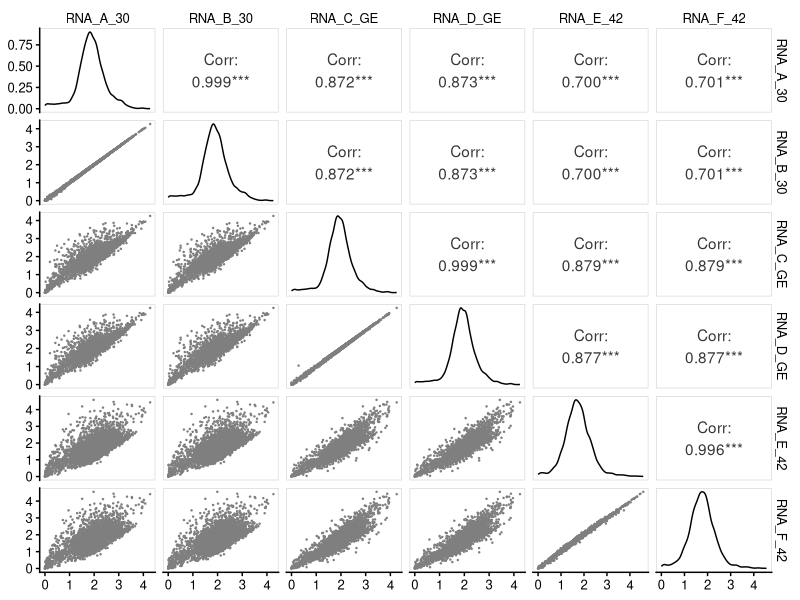
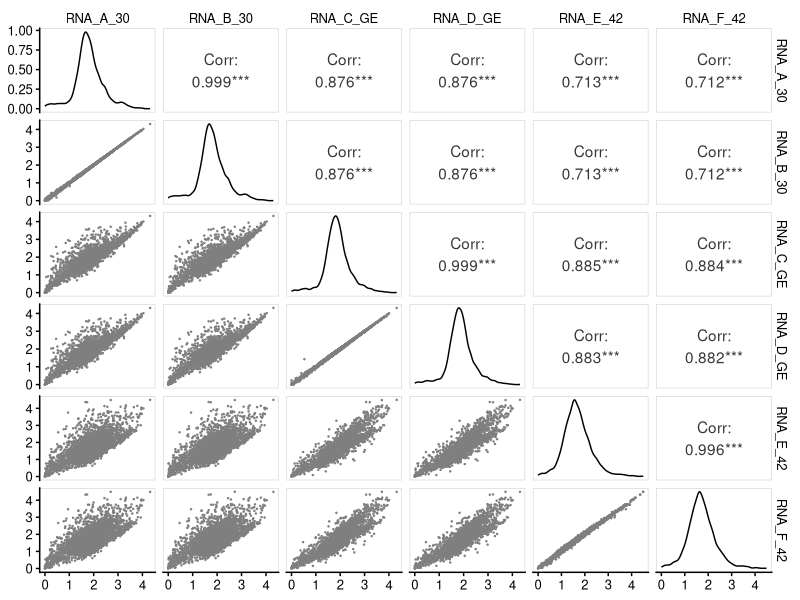
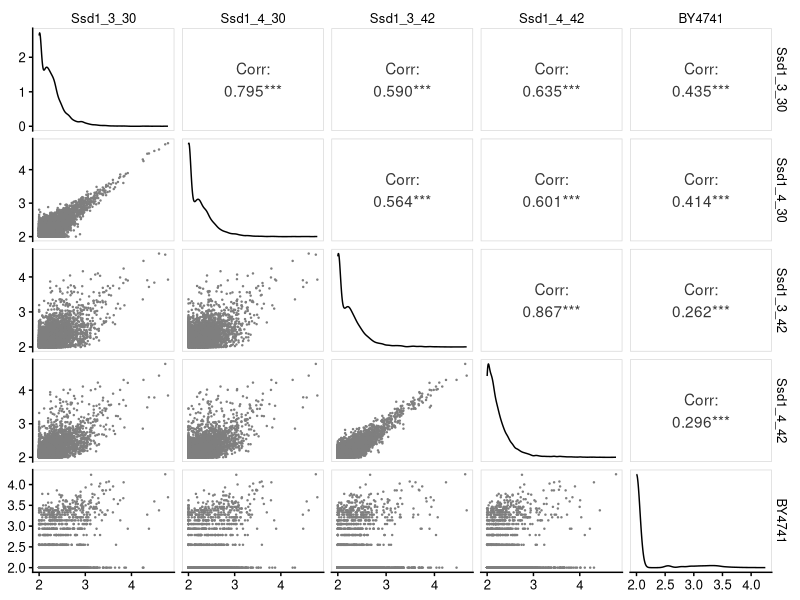
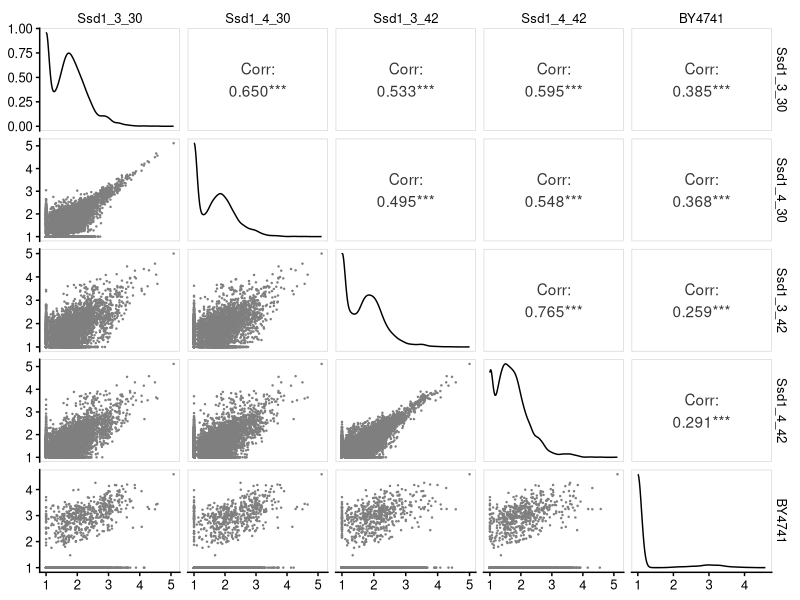
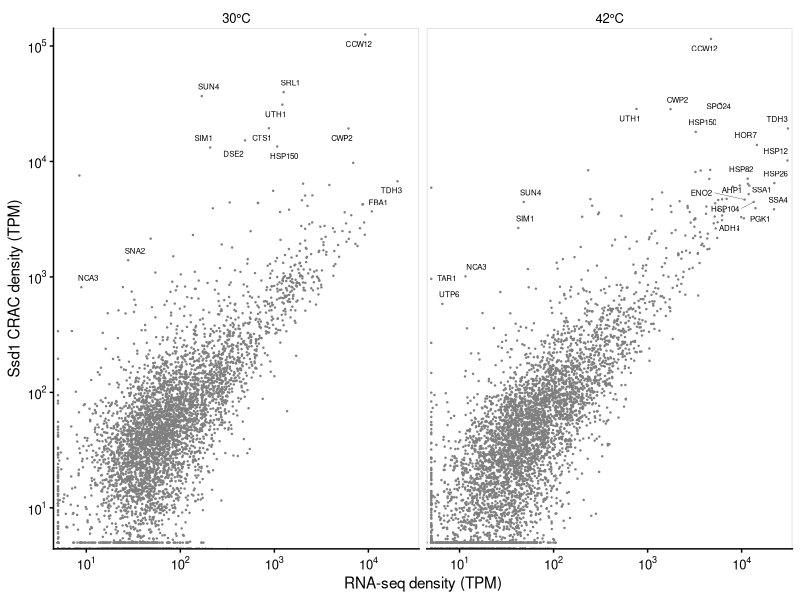

The R source for these figures, in order: (Note: this script raises an error after producing the figures.)
## ---- chunk 1
knitr::opts_chunk$set(echo = TRUE, cache=TRUE, warning=FALSE, message=FALSE,
                      cache.path = "cache/normalise_Ssd1_CRAC_counts-",
                      fig.path = "figure/normalise_Ssd1_CRAC_counts-")

library(tidyverse)
library(GGally)
library(cowplot)
theme_set(theme_cowplot(font_size=11) %+replace% 
            theme(strip.background=element_blank(),
                  panel.border = element_rect(color = "grey85", fill = NA)))

# setwd("/homes/ewallac2/Repos/Ssd1_CRACanalysis_2020/rmarkdown")

calc_cpm <- function(x) x / sum(x) * 1e6

calc_tpm <- function(ct,eff_length) {
  # calculate transcripts per million from count and effective length
  dens <- ct / eff_length
  dens_total <- sum(dens, na.rm=TRUE) 
  return( dens / dens_total * 1e6 )
}

log10plusepsilon <- function(x,epsilon=1) log10( x + epsilon )

gene_from_attr <- function(attr_string,
                           before="ID=",gene_str="[\\w-]+",after="_") {
    # pull a gene name from an attribute string
    match_str = paste0(before,gene_str,after)
    attr_string %>%
        str_extract(match_str) %>%
        str_remove(before) %>%
        str_remove(after)
}

scientific_10 <- function(x) {
    xout <- gsub("1e", "10^{", format(x),fixed=TRUE)
    xout <- gsub("{-0", "{-", xout,fixed=TRUE)
    xout <- gsub("{+", "{", xout,fixed=TRUE)
    xout <- gsub("{0", "{", xout,fixed=TRUE)
    xout <- paste(xout,"}",sep="")
    return(parse(text=xout))
}

scale_x_log10_sci <- function(name=waiver(),omag=seq(-10,20),...) {
    breaks10 <- 10^omag
    scale_x_log10(name,breaks=breaks10,labels=scientific_10(breaks10),...)
}

scale_y_log10_sci <- function(name=waiver(),omag=seq(-10,20),...) {
    breaks10 <- 10^omag
    scale_y_log10(name,breaks=breaks10,labels=scientific_10(breaks10),...)
}

scale_loglog <- function(...) {
    list(scale_x_log10_sci(...),scale_y_log10_sci(...))
}
## ---- chunk 2
counts_RNA_stranded <- read_tsv("../RNAseq/allsample_transcriptcounts.txt",
                                comment = "#")  %>%
  mutate(Gene=gene_from_attr(attributes))

tpms_RNA_stranded <-  counts_RNA_stranded %>% 
  select(Gene, RNA_A_30,RNA_B_30,RNA_C_GE,RNA_D_GE,RNA_E_42,RNA_F_42) %>%
  mutate_if(is.numeric,
            calc_tpm,
            eff_length = counts_RNA_stranded$end - counts_RNA_stranded$start)

# counts_RNA_stranded_select_melt <- 
#   counts_RNA_stranded %>% 
#   select(Type,
#          RNA_A_30,RNA_B_30, 
#          RNA_C_GE,RNA_D_GE, 
#          BY4741) %>%
#   gather(-Type,key=Sample,value=Count) %>%
#   mutate(Sample=factor(Sample,
#                           levels=c("Ssd1_3_30","Ssd1_4_30",
#                                    "Ssd1_3_42","Ssd1_4_42",
#                                 "BY4741"),
#                        labels=c("30C\nrepA","30C\nrepB",
#                                    "42C\nrepA","42C\nrepB",
#                                 "-ctrl")))
## ---- chunk 3
counts_RNA_stranded %>%
  select(RNA_A_30,RNA_B_30,RNA_C_GE,RNA_D_GE,RNA_E_42,RNA_F_42) %>%
  mutate_all(calc_cpm) %>%
  mutate_all(log10plusepsilon) %>%
  ggpairs( lower = list(continuous = wrap("points", size=0.2,colour="grey50") ) )
## ---- chunk 4
tpms_RNA_stranded %>%
  select(RNA_A_30,RNA_B_30,RNA_C_GE,RNA_D_GE,RNA_E_42,RNA_F_42) %>%
  mutate_all(log10plusepsilon,epsilon=1) %>%
  ggpairs( lower = list(continuous = wrap("points", size=0.2,colour="grey50") ) )
## ---- chunk 5
counts_Ssd1_stranded <- read_tsv("../Ssd1_CRAC_demult_dedup_20190114_all/multicov_analyses/allsample_transcriptcounts.txt",
                                 comment = "#") %>% 
  mutate(Gene=gene_from_attr(attributes))%>%
  select(Gene,seqname,feature,start,end,attributes,
         Ssd1_3_30 = `20190114_Ssd1_CRAC_trimmed_NNNGTGAGC_SSD1_3_30.bam`,
         Ssd1_4_30 = `20190114_Ssd1_CRAC_trimmed_NNNTGGAGC_SSD1_4_30.bam`,
         Ssd1_3_42 = `20190114_Ssd1_CRAC_trimmed_NNNAGAGC_SSD1_3_42.bam`,
         Ssd1_4_42 = `20190114_Ssd1_CRAC_trimmed_NNNCTAGC_SSD1_4_42.bam`, 
         BY4741 = `20190114_Ssd1_CRAC_trimmed_NNNGACTTAGC_BY4741.bam`) 

# rename: ("Ssd1_3_30","Ssd1_4_30","Ssd1_3_42","Ssd1_4_42", "BY4741"))

tpms_Ssd1_stranded <-  counts_Ssd1_stranded %>% 
  select(Gene, Ssd1_3_30,Ssd1_4_30,Ssd1_3_42,Ssd1_4_42,BY4741) %>%
  mutate_if(is.numeric,
            calc_tpm,
            eff_length = counts_Ssd1_stranded$end - counts_Ssd1_stranded$start)

## ---- chunk 6
counts_Ssd1_stranded
## ---- chunk 7
counts_Ssd1_stranded %>%
  select(Ssd1_3_30,Ssd1_4_30,Ssd1_3_42,Ssd1_4_42,BY4741) %>%
  mutate_all(calc_cpm) %>%
  mutate_all(log10plusepsilon,epsilon=100) %>%
  ggpairs( lower = list(continuous = wrap("points", size=0.2,colour="grey50") ) )
## ---- chunk 8
tpms_Ssd1_stranded %>%
  select(Ssd1_3_30,Ssd1_4_30,Ssd1_3_42,Ssd1_4_42,BY4741) %>%
  mutate_all(log10plusepsilon,epsilon=10) %>%
  ggpairs( lower = list(continuous = wrap("points", size=0.2,colour="grey50") ) )
## ---- chunk 9
tpms_RNA_melt <- 
  tpms_RNA_stranded %>%
  gather(key="Sample",value="TPM",-Gene) 

tpms_RNA_melt %>% group_by(Sample) %>% summarize(TPM=sum(TPM))

tpms_Ssd1_melt <- 
  tpms_Ssd1_stranded %>%
  gather(key="Sample",value="TPM",-Gene)

tpms_Ssd1_melt  %>% group_by(Sample) %>% summarize(TPM=sum(TPM))
## ---- chunk 10
scer_mrna_prot <- read_tsv("../input_annotation/scer-mrna-protein-absolute-estimate.txt",
                           comment="#") %>%
  rename(Gene=orf,Name=gene)

tpm_RNA_bycondition <- 
  tpms_RNA_melt %>%
  separate(Sample,c("SType","Rep","Condition")) %>%
  group_by(Gene,Condition) %>%
  summarize(TPM.mean = mean(TPM,na.rm=TRUE))

tpm_Ssd1_bycondition <- 
  tpms_Ssd1_melt %>%
  separate(Sample,c("SType","Rep","Condition")) %>%
  group_by(Gene,Condition) %>%
  summarize(TPM.mean = mean(TPM,na.rm=TRUE))

tpm_join_bycondition <-
  full_join( tpm_RNA_bycondition %>% filter(Condition %in% c("30","42")),
              tpm_Ssd1_bycondition %>% filter(Condition %in% c("30","42")),
              by=c("Gene","Condition"),
              suffix=c(".RNA",".Ssd1")) %>%
  mutate(ratio.Ssd1.RNA = TPM.mean.Ssd1/TPM.mean.RNA) %>%
  left_join(scer_mrna_prot %>% select(Gene,Name)) %>%
  mutate(Condition = factor(Condition,
                            levels = c("30","42"),
                            labels = c("30°C","42°C"))
  ) %>%
  select(Gene,Name,Condition,
         TPM.RNA=TPM.mean.RNA,TPM.Ssd1=TPM.mean.Ssd1,
         ratio.Ssd1.RNA)
## ---- chunk 11
tpm_join_bycondition
## ---- chunk 12
ggplot(data=tpm_join_bycondition,aes(x=TPM.RNA,y=TPM.Ssd1)) +
  geom_point(size=0.2,colour="grey50") +
  ggrepel::geom_text_repel(
    data=
      tpm_join_bycondition %>%
      filter(TPM.RNA > 10000 | TPM.Ssd1 > 10000 | 
               (ratio.Ssd1.RNA > 50 & TPM.Ssd1 > 500) ),
    aes(label=Name),size=2,
    label.padding=0.02,segment.size=0.1,force=0.1,
    # set random number seed so the labels go in the same place every time
    seed = 42) + 
  scale_x_log10_sci("RNA-seq density (TPM)",
                limits=c(5,max(tpm_join_bycondition$TPM.RNA)),
                oob=scales::squish,expand=c(0.01,0.01)) +
  scale_y_log10_sci("Ssd1 CRAC density (TPM)",
                limits=c(5,max(tpm_join_bycondition$TPM.Ssd1)),
                oob=scales::squish,expand=c(0.01,0.01)) +
  facet_wrap(~Condition)
## ---- chunk 13
tpm_join_bycondition %>%
  filter(Condition=="30°C",TPM.RNA > 20) %>%
  arrange(desc(ratio.Ssd1.RNA))

tpm_join_bycondition %>%
  filter(Condition=="42°C",TPM.RNA > 20) %>%
  arrange(desc(ratio.Ssd1.RNA))
## ---- chunk 14
Ssd1_targets_TPMratio5x_30C <- 
  tpm_join_bycondition %>%
  filter(Condition=="30°C",TPM.RNA > 20, ratio.Ssd1.RNA > 5) %>%
  arrange(desc(ratio.Ssd1.RNA)) 

write_tsv(x = Ssd1_targets_TPMratio5x_30C %>%
            select(-Condition) %>%
            mutate_if(is.numeric, round, digits = 3),
          path="../results/Ssd1_targets_TPMratio5x_30C.txt")

Ssd1_targets_TPMratio5x_42C <- 
  tpm_join_bycondition %>%
  filter(Condition=="42°C",TPM.RNA > 20, ratio.Ssd1.RNA > 5) %>%
  arrange(desc(ratio.Ssd1.RNA))

write_tsv(x = Ssd1_targets_TPMratio5x_42C %>%
            select(-Condition) %>%
            mutate_if(is.numeric, round, digits = 3),
          path="../results/Ssd1_targets_TPMratio5x_42C.txt")
## ---- chunk 15
Ssd1_targets_TPMratio5x_42C %>% 
  filter(! Gene %in% Ssd1_targets_TPMratio5x_30C$Gene)
## ---- chunk 16
tpm_join_bycondition %>%
  filter(Condition=="42°C") %>%
  arrange(desc(TPM.RNA))
## ---- chunk 17
tpm_join_bycondition %>%
  filter(Condition=="42°C",ratio.Ssd1.RNA > 2) %>%
  arrange(desc(TPM.RNA))
## ---- chunk 18
GPI_anchored15 <- c("CCW12","CCW14","CRH1","CRH2","CWP1","CWP2",
                    "ECM33","EXG2","GAS1","GAS5","GAS5","MKC7","PLB2","PRY3","PST1")
tpm_join_bycondition %>%
  filter(Condition=="30",Name %in% GPI_anchored15) %>%
  arrange(Name)
## ---- chunk 19
Ssd1_targets_select <- c("CTS1", "DSE2", "SIM1", "SUN4", "TOS1", "UTH1", "HSP150", "SCW4", "LRE1", "SRL1", "CCW12", "NCA3", "CIS3", "MMR1", "CWP2", "HOR7", "SPO24")

HSPs_select <- c("HSP26","HSP42","HSP104","SSA1","SSA2","SSA3","SSA4")

Abundant_genes_select <- c("TDH3")

select_genetype_df <- bind_rows(
  tibble(GType = "Ssd1_target", Name = Ssd1_targets_select),
  tibble(GType = "HSPs_select", Name = HSPs_select),
  tibble(GType = "Abundant", Name = Abundant_genes_select)
)
scale_colour_gtype <-
  scale_colour_manual(values = c(Ssd1_target = "blue2",
                                 HSPs_select = "red3",
                                 Abundant = "black") 
                      )

plot_Ssd1_vs_RNA_colourlabels <- 
ggplot(data=tpm_join_bycondition,aes(x=TPM.RNA,y=TPM.Ssd1)) +
  geom_point(size=0.2,colour="grey50") +
  geom_point(
    data = left_join(select_genetype_df,
                     tpm_join_bycondition),
    aes(label=Name,colour=GType),
    size=0.3) + 
  ggrepel::geom_text_repel(
    data = left_join(select_genetype_df,
                     tpm_join_bycondition),
    aes(label=Name,colour=GType),
    size=2.5,segment.size=0.1,force=0.15,min.segment.length=0.2,
    # set random number seed so the labels go in the same place every time
    seed = 41) + 
  scale_colour_gtype + theme(legend.position = "none") + 
  scale_x_log10_sci("RNA-seq density (TPM)",
                limits=c(5,max(tpm_join_bycondition$TPM.RNA)),
                oob=scales::squish,expand=c(0.01,0.01)) +
  scale_y_log10_sci("Ssd1 CRAC density (TPM)",
                limits=c(5,max(tpm_join_bycondition$TPM.Ssd1)),
                oob=scales::squish,expand=c(0.01,0.01)) +
  facet_wrap(~Condition,scales="free_y")
plot_Ssd1_vs_RNA_colourlabels

ggsave("../figure_out/Ssd1CRAC_vs_RNAseq_TPM_colourlabels.pdf",
       plot_Ssd1_vs_RNA_colourlabels, width = 6, height = 3.2)
